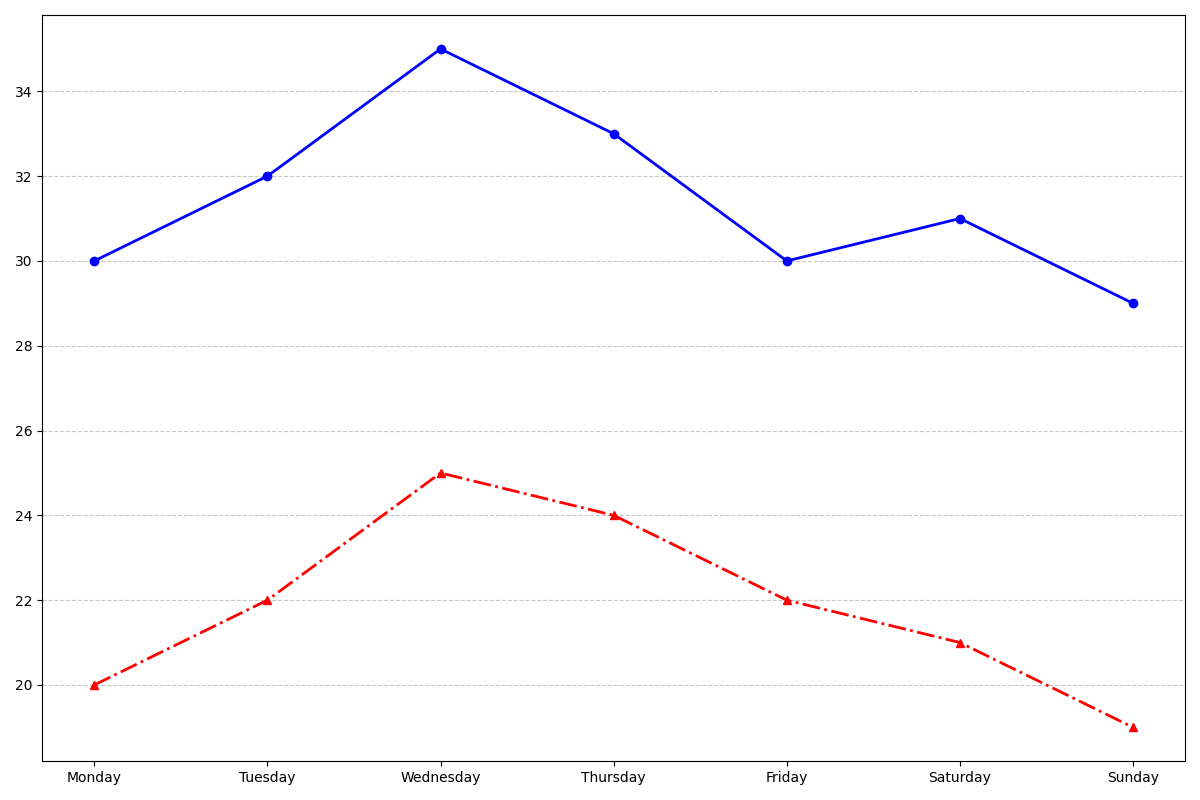

This figure's Python source:
import matplotlib.pyplot as plt
import numpy as np

days = ['Monday', 'Tuesday', 'Wednesday', 'Thursday', 'Friday', 'Saturday', 'Sunday']

temperatures_ny = [30, 32, 35, 33, 30, 31, 29]
temperatures_chicago = [20, 22, 25, 24, 22, 21, 19]

fig, ax = plt.subplots(figsize=(12, 8))

ax.plot(days, temperatures_ny, marker='o', linestyle='-', color='blue', linewidth=2, markersize=6)
ax.plot(days, temperatures_chicago, marker='^', linestyle='-.', color='red', linewidth=2, markersize=6)

ax.yaxis.grid(True, linestyle='--', alpha=0.7)
ax.set_xticks(np.arange(len(days)))

plt.tight_layout()
plt.show()
